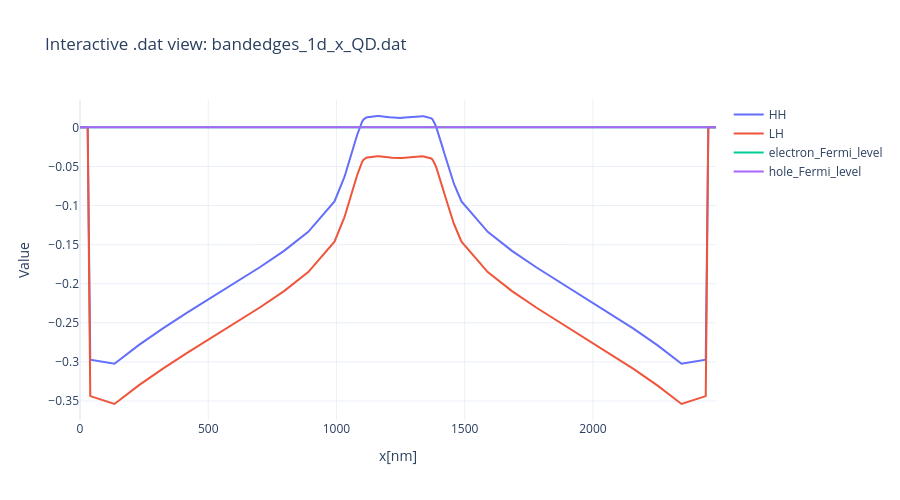
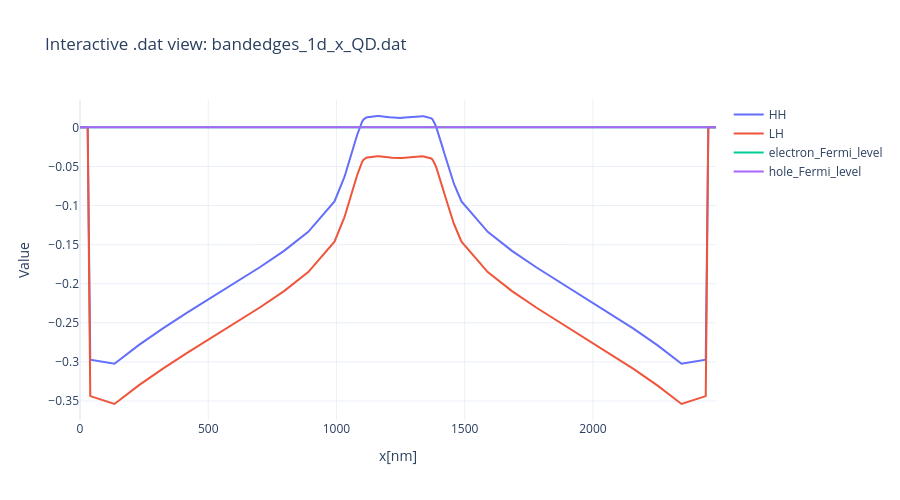

Write notebook code for charts like these, in order.
### Code cell
nnt.plot_dat_interactive(
    bandedges_dat,
    variables=['HH', 'LH', 'electron_Fermi_level', 'hole_Fermi_level'],
    title='Interactive .dat view: bandedges_1d_x_QD.dat',
)
